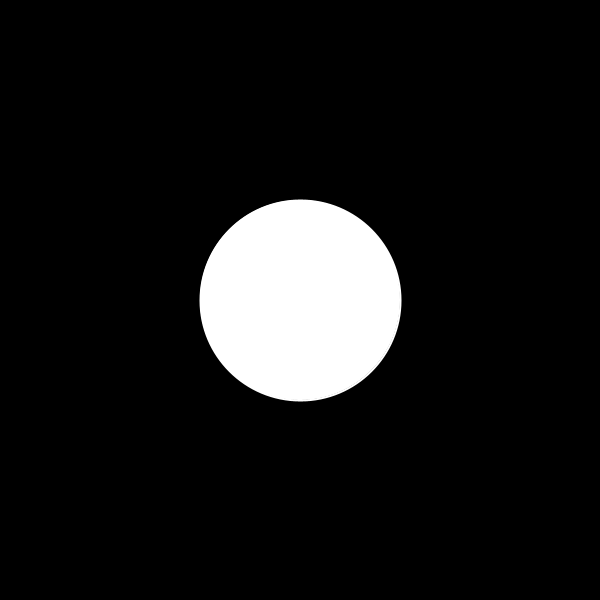
Frame 1 (no input)
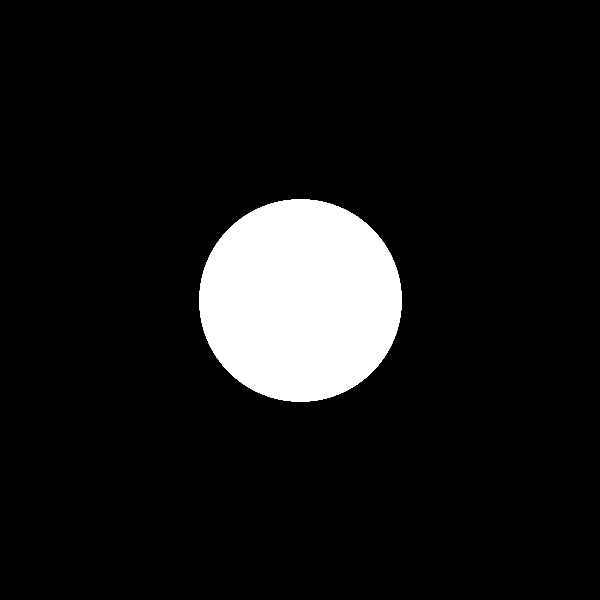
Frame 60 (the mouse pressed at the canvas centre just before this capture)
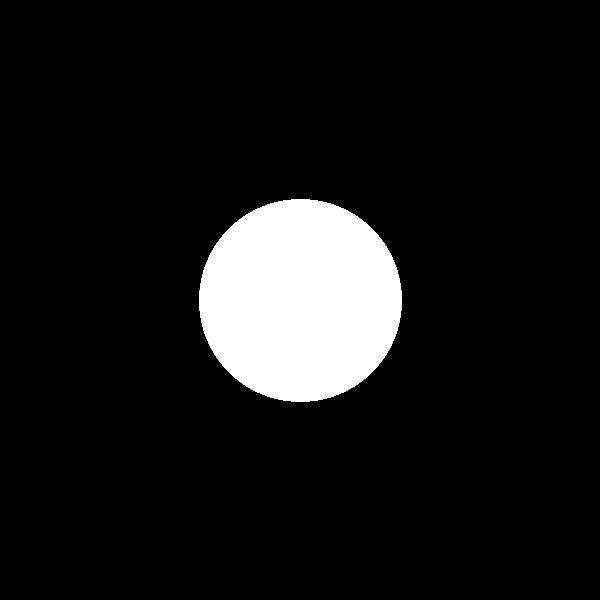
Frame 120 (the mouse held since frame 60 and released just before this capture)

The Processing sketch that drew these frames (run headless with seeded random() and noise(); from frame 60 on, the mouse is pressed at the canvas centre):

// Processing sketch: FunctionsText01
// ── FunctionsText01.pde
/*
These lessons are based, copied and sometimes modified from the following repos:
visiophone/LSI
jeffThompson/ProcessingTeachingSketches
*/

void setup() 
{
  size(600,600);
  background(0);
  smooth();
}

void draw()
{
  drawBlackCircle();
}


//Defining a function
void drawBlackCircle() 
{
  fill(255);
  strokeWeight(2);
  stroke(255);
  ellipse(width/2,height/2,200,200);
}
